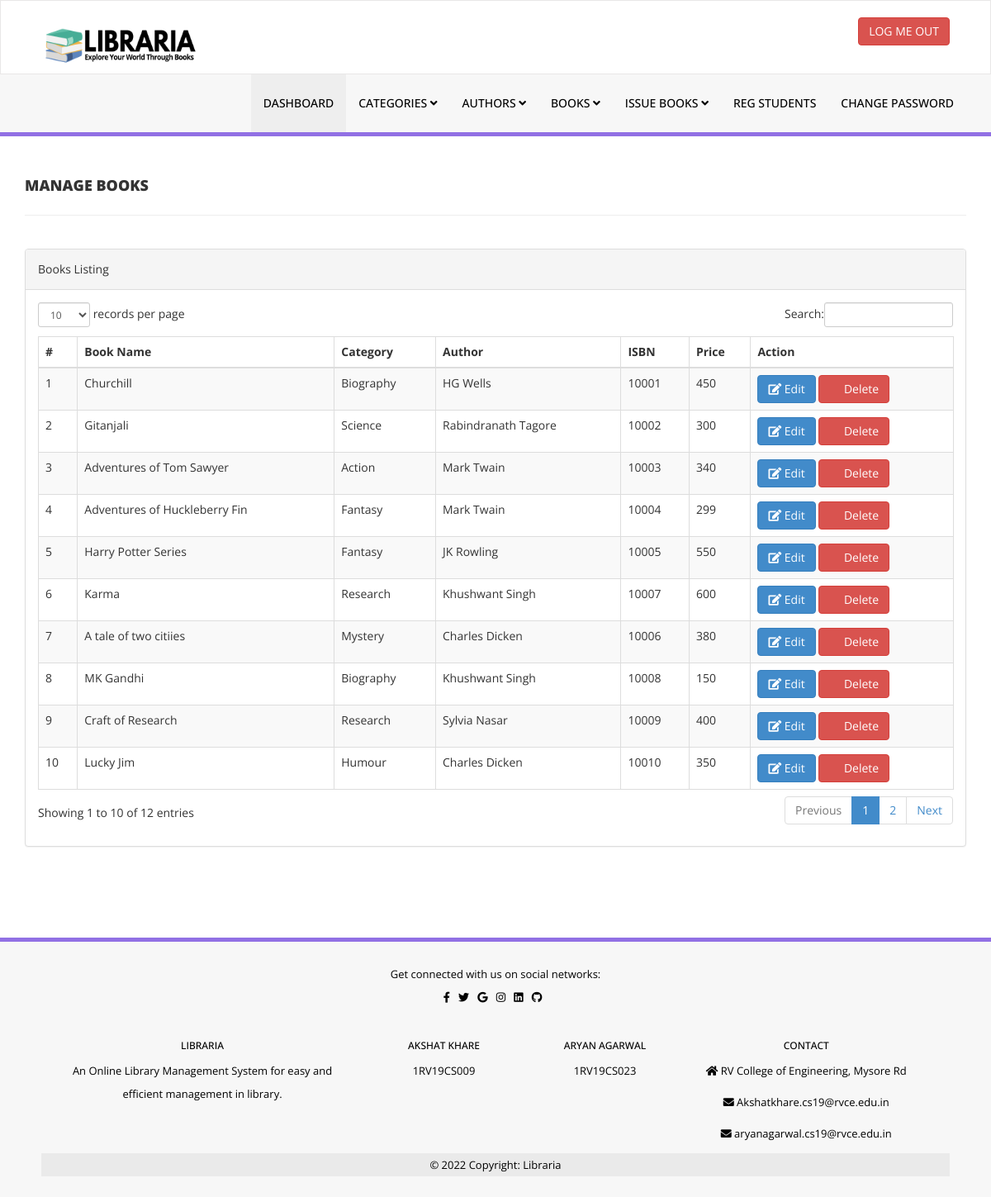
The app's page /library/admin/manage-books.php (signed in) with its own data.
### tables this page shows
CREATE TABLE `tblbooks` (
  `id` int(11) NOT NULL,
  `BookName` varchar(255) DEFAULT NULL,
  `CatId` int(11) DEFAULT NULL,
  `AuthorId` int(11) DEFAULT NULL,
  `ISBNNumber` int(11) DEFAULT NULL,
  `BookPrice` int(11) DEFAULT NULL,
  `RegDate` timestamp NULL DEFAULT current_timestamp(),
  `UpdationDate` timestamp NULL DEFAULT NULL ON UPDATE current_timestamp()
);

CREATE TABLE `tblcategory` (
  `id` int(11) NOT NULL,
  `CategoryName` varchar(150) DEFAULT NULL,
  `Status` int(1) DEFAULT NULL,
  `CreationDate` timestamp NULL DEFAULT current_timestamp(),
  `UpdationDate` timestamp NULL DEFAULT '0000-00-00 00:00:00' ON UPDATE current_timestamp()
);

CREATE TABLE `tblauthors` (
  `id` int(11) NOT NULL,
  `AuthorName` varchar(159) DEFAULT NULL,
  `creationDate` timestamp NULL DEFAULT current_timestamp(),
  `UpdationDate` timestamp NULL DEFAULT NULL ON UPDATE current_timestamp()
);

### library/admin/manage-books.php (the view, shortened to what this page needs)
<?php
include('includes/config.php');
if(strlen($_SESSION['alogin'])==0)
    {
header('location:index.php');
}
else{
    ?>
<!DOCTYPE html>
<html xmlns="http://www.w3.org/1999/xhtml">
<head>
    <link href="assets/css/bootstrap.css" rel="stylesheet" />
    <link href="assets/css/font-awesome.css" rel="stylesheet" />
    <link href="assets/js/dataTables/dataTables.bootstrap.css" rel="stylesheet" />
    <link href="assets/css/style.css" rel="stylesheet" />
</head>
<body>
<?php include('includes/header.php');?>
    <div class="content-wrapper">
         <div class="container">
        <div class="row pad-botm">
            <div class="col-md-12">
                <h4 class="header-line">Manage Books</h4>
    </div>
     <div class="row">
</div>
        </div>
            <div class="row">
                <div class="col-md-12">
                    <div class="panel panel-default">
                        <div class="panel-heading">
                           Books Listing
                        </div>
                        <div class="panel-body">
                            <div class="table-responsive">
                                <table class="table table-striped table-bordered table-hover" id="dataTables-example">
                                    <thead>
                                        <tr>
                                            <th>#</th>
                                            <th>Book Name</th>
                                            <th>Category</th>
                                            <th>Author</th>
                                            <th>ISBN</th>
                                            <th>Price</th>
                                            <th>Action</th>
                                        </tr>
                                    </thead>
                                    <tbody>
<?php $sql = "SELECT tblbooks.BookName,tblcategory.CategoryName,tblauthors.AuthorName,tblbooks.ISBNNumber,tblbooks.BookPrice,tblbooks.id as bookid from  tblbooks join tblcategory on tblcategory.id=tblbooks.CatId join tblauthors on tblauthors.id=tblbooks.AuthorId";
$query = $dbh -> prepare($sql);
$query->execute();
$results=$query->fetchAll(PDO::FETCH_OBJ);
$cnt=1;
if($query->rowCount() > 0)
{
foreach($results as $result)
{               ?>
                                        <tr class="odd gradeX">
                                            <td class="center"><?php echo htmlentities($cnt);?></td>
                                            <td class="center"><?php echo htmlentities($result->BookName);?></td>
                                            <td class="center"><?php echo htmlentities($result->CategoryName);?></td>
                                            <td class="center"><?php echo htmlentities($result->AuthorName);?></td>
                                            <td class="center"><?php echo htmlentities($result->ISBNNumber);?></td>
                                            <td class="center"><?php echo htmlentities($result->BookPrice);?></td>
                                            <td class="center">
                                            <a href="edit-book.php?bookid=<?php echo htmlentities($result->bookid);?>"><button class="btn btn-primary"><i class="fa fa-edit "></i> Edit</button>
                                          <a href="manage-books.php?del=<?php echo htmlentities($result->bookid);?>" onclick="return confirm('Are you sure you want to delete?');"" >  <button class="btn btn-danger"><i class="fa fa-pencil"></i> Delete</button>
                                            </td>
                                        </tr>
 <?php $cnt=$cnt+1;}} ?>
                                    </tbody>
                                </table>
                            </div>
                        </div>
                    </div>
                </div>
            </div>
    </div>
    </div>
  <?php include('includes/footer.php');?>
</body>
</html>
<?php } ?>

### library/admin/assets/css/style.css (style rules this page uses)
.content-wrapper { margin-top: 40px; min-height:800px; padding-bottom:90px; }
.header-line { font-weight:900; padding-bottom:25px; border-bottom:1px solid #eeeeee; text-transform:uppercase; }
.pad-botm { padding-bottom:30px; }

### records on screen
tblbooks: BookName "Churchill", tblcategory.CategoryName "Biography", AuthorId.AuthorName "HG Wells", ISBNNumber "10001", BookPrice "450"
tblbooks: BookName "Gitanjali", tblcategory.CategoryName "Science", AuthorId.AuthorName "Rabindranath Tagore", ISBNNumber "10002", BookPrice "300"
tblbooks: BookName "Adventures of Tom Sawyer", tblcategory.CategoryName "Action", AuthorId.AuthorName "Mark Twain", ISBNNumber "10003", BookPrice "340"
tblbooks: BookName "Adventures of Huckleberry Fin", tblcategory.CategoryName "Fantasy", AuthorId.AuthorName "Mark Twain", ISBNNumber "10004", BookPrice "299"
tblbooks: BookName "Harry Potter Series", tblcategory.CategoryName "Fantasy", AuthorId.AuthorName "JK Rowling", ISBNNumber "10005", BookPrice "550"
tblbooks: BookName "Karma", tblcategory.CategoryName "Research", AuthorId.AuthorName "Khushwant Singh", ISBNNumber "10007", BookPrice "600"
tblbooks: BookName "A tale of two citiies", tblcategory.CategoryName "Mystery", AuthorId.AuthorName "Charles Dicken", ISBNNumber "10006", BookPrice "380"
tblbooks: BookName "MK Gandhi", tblcategory.CategoryName "Biography", AuthorId.AuthorName "Khushwant Singh", ISBNNumber "10008", BookPrice "150"
tblbooks: BookName "Craft of Research", tblcategory.CategoryName "Research", AuthorId.AuthorName "Sylvia Nasar", ISBNNumber "10009", BookPrice "400"
tblbooks: BookName "Lucky Jim", tblcategory.CategoryName "Humour", AuthorId.AuthorName "Charles Dicken", ISBNNumber "10010", BookPrice "350"
